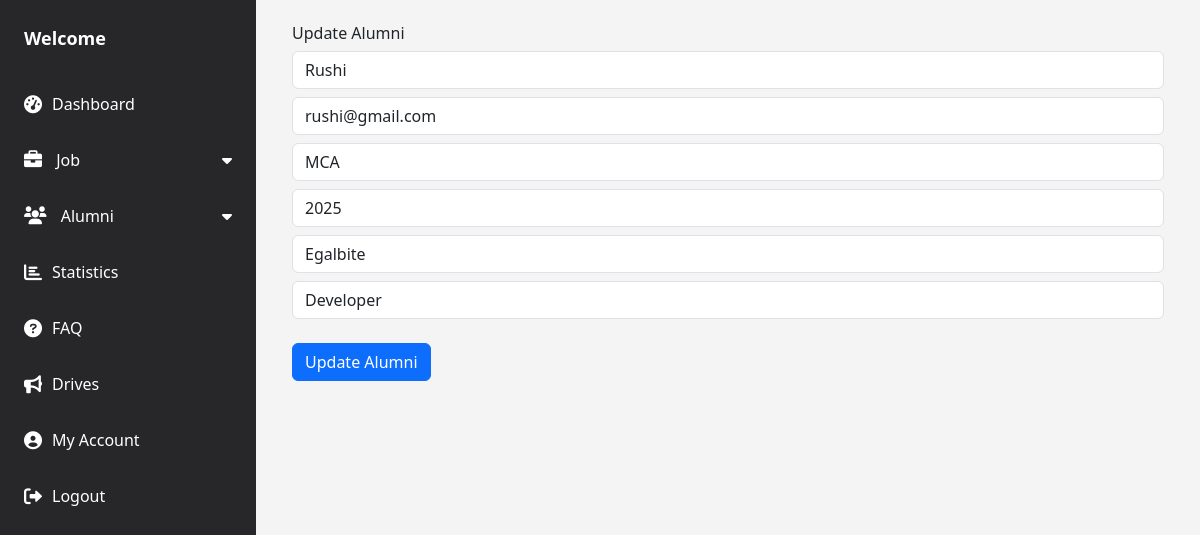
Screenshot of /tpo/alumni/update/8/ with the database file from the repository.
### tpo/models.py (models this page shows, shortened)
class Alumni(models.Model):
    name = models.CharField(max_length=100)
    email = models.EmailField(unique=True)
    course = models.CharField(max_length=100)
    passing_year = models.IntegerField()
    current_company = models.CharField(max_length=100)
    position = models.CharField(max_length=100)
    is_visible = models.BooleanField(default=True)  # TPO can toggle this
    profile_pic = models.ImageField(upload_to='alumni_profiles/', blank=True, null=True)

### tpo/views.py (the view, shortened to what this page needs)
# urls.py: path("alumni/update/<int:alumni_id>/", views.update_alumni, name="update_alumni"),
def update_alumni(request, alumni_id):
    alumni = get_object_or_404(Alumni, id=alumni_id)
    return render(request, "update_alumni.html", {'alumni': alumni})

### tpo/templates/update_alumni.html (shortened to what this page needs)
{% extends 'base1.html' %}
{% block content %}
<div class="container">
    <h2>Update Alumni</h2>
    <form method="POST">
        <input class="form-control my-2" type="text" name="name" value="{{ alumni.name }}" required>
        <input class="form-control my-2" type="email" name="email" value="{{ alumni.email }}" required>
        <input class="form-control my-2" type="text" name="course" value="{{ alumni.course }}" required>
        <input class="form-control my-2" type="number" name="passing_year" value="{{ alumni.passing_year }}" required>
        <input class="form-control my-2" type="text" name="current_company" value="{{ alumni.current_company }}" required>
        <input class="form-control my-2" type="text" name="position" value="{{ alumni.position }}" required>
        <button type="submit" class="btn btn-primary mt-3">Update Alumni</button>
    </form>
</div>
{% endblock %}

### rows the page displays
Alumni: name "Rushi", email "rushi@gmail.com", course "MCA", passing_year "2025", current_company "Egalbite", position "Developer"
